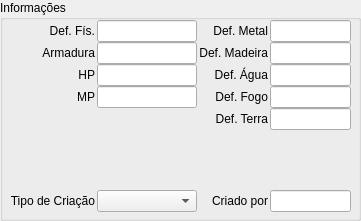
  <widget class="QGroupBox" name="groupBox_2">
   <property name="geometry">
    <rect>
     <x>10</x>
     <y>160</y>
     <width>361</width>
     <height>221</height>
    </rect>
   </property>
   <property name="title">
    <string>Informações</string>
   </property>
   <widget class="QWidget" name="gridLayoutWidget">
    <property name="geometry">
     <rect>
      <x>10</x>
      <y>20</y>
      <width>341</width>
      <height>194</height>
     </rect>
    </property>
    <layout class="QGridLayout" name="gridLayout" rowstretch="0,0,0,0,0,0,0,0,0">
     <property name="horizontalSpacing">
      <number>2</number>
     </property>
     <property name="verticalSpacing">
      <number>0</number>
     </property>
     <item row="0" column="1">
      <widget class="QLineEdit" name="txt_defense">
       <property name="maximumSize">
        <size>
         <width>100</width>
         <height>16777215</height>
        </size>
       </property>
      </widget>
     </item>
     <item row="0" column="2">
      <widget class="QLabel" name="label_17">
       <property name="text">
        <string>Def. Metal</string>
       </property>
       <property name="alignment">
        <set>Qt::AlignRight|Qt::AlignTrailing|Qt::AlignVCenter</set>
       </property>
      </widget>
     </item>
     <item row="4" column="2">
      <widget class="QLabel" name="label_21">
       <property name="text">
        <string>Def. Terra</string>
       </property>
       <property name="alignment">
        <set>Qt::AlignRight|Qt::AlignTrailing|Qt::AlignVCenter</set>
       </property>
      </widget>
     </item>
     <item row="2" column="3">
      <widget class="QLineEdit" name="txt_resistance2">
       <property name="maximumSize">
        <size>
         <width>100</width>
         <height>16777215</height>
        </size>
       </property>
      </widget>
     </item>
     <item row="3" column="1">
      <widget class="QLineEdit" name="txt_mp_enhance">
       <property name="maximumSize">
        <size>
         <width>100</width>
         <height>16777215</height>
        </size>
       </property>
      </widget>
     </item>
     <item row="3" column="2">
      <widget class="QLabel" name="label_20">
       <property name="text">
        <string>Def. Fogo</string>
       </property>
       <property name="alignment">
        <set>Qt::AlignRight|Qt::AlignTrailing|Qt::AlignVCenter</set>
       </property>
      </widget>
     </item>
     <item row="1" column="2">
      <widget class="QLabel" name="label_18">
       <property name="text">
        <string>Def. Madeira</string>
       </property>
       <property name="alignment">
        <set>Qt::AlignRight|Qt::AlignTrailing|Qt::AlignVCenter</set>
       </property>
      </widget>
     </item>
     <item row="0" column="3">
      <widget class="QLineEdit" name="txt_resistance0">
       <property name="maximumSize">
        <size>
         <width>100</width>
         <height>16777215</height>
        </size>
       </property>
      </widget>
     </item>
     <item row="8" column="1">
      <widget class="QComboBox" name="comboBox">
       <property name="minimumSize">
        <size>
         <width>100</width>
         <height>0</height>
        </size>
       </property>
       <property name="maximumSize">
        <size>
         <width>100</width>
         <height>16777215</height>
        </size>
       </property>
       <item>
        <property name="text">
         <string/>
        </property>
       </item>
       <item>
        <property name="text">
         <string>Criado</string>
        </property>
       </item>
       <item>
        <property name="text">
         <string>Dropado</string>
        </property>
       </item>
       <item>
        <property name="text">
         <string>Comprado</string>
        </property>
       </item>
       <item>
        <property name="text">
         <string>Produzido</string>
        </property>
       </item>
       <item>
        <property name="text">
         <string>Assinado</string>
        </property>
       </item>
      </widget>
     </item>
     <item row="2" column="0">
      <widget class="QLabel" name="label_11">
       <property name="text">
        <string>HP</string>
       </property>
       <property name="alignment">
        <set>Qt::AlignRight|Qt::AlignTrailing|Qt::AlignVCenter</set>
       </property>
      </widget>
     </item>
     <item row="3" column="0">
      <widget class="QLabel" name="label_12">
       <property name="text">
        <string>MP</string>
       </property>
       <property name="alignment">
        <set>Qt::AlignRight|Qt::AlignTrailing|Qt::AlignVCenter</set>
       </property>
      </widget>
     </item>
     <item row="4" column="3">
      <widget class="QLineEdit" name="txt_resistance4">
       <property name="maximumSize">
        <size>
         <width>100</width>
         <height>16777215</height>
        </size>
       </property>
      </widget>
     </item>
     <item row="8" column="2">
      <widget class="QLabel" name="label_22">
       <property name="text">
        <string>Criado por</string>
       </property>
       <property name="alignment">
        <set>Qt::AlignRight|Qt::AlignTrailing|Qt::AlignVCenter</set>
       </property>
      </widget>
     </item>
     <item row="8" column="3">
      <widget class="QLineEdit" name="txt_made_by">
       <property name="maximumSize">
        <size>
         <width>100</width>
         <height>16777215</height>
        </size>
       </property>
      </widget>
     </item>
     <item row="1" column="1">
      <widget class="QLineEdit" name="txt_armor">
       <property name="maximumSize">
        <size>
         <width>100</width>
         <height>16777215</height>
        </size>
       </property>
      </widget>
     </item>
     <item row="2" column="1">
      <widget class="QLineEdit" name="txt_hp_enhance">
       <property name="maximumSize">
        <size>
         <width>100</width>
         <height>16777215</height>
        </size>
       </property>
      </widget>
     </item>
     <item row="8" column="0">
      <widget class="QLabel" name="label_23">
       <property name="text">
        <string>Tipo de Criação</string>
       </property>
       <property name="alignment">
        <set>Qt::AlignRight|Qt::AlignTrailing|Qt::AlignVCenter</set>
       </property>
      </widget>
     </item>
     <item row="6" column="0" colspan="4">
      <spacer name="horizontalSpacer_2">
       <property name="orientation">
        <enum>Qt::Horizontal</enum>
       </property>
       <property name="sizeHint" stdset="0">
        <size>
         <width>40</width>
         <height>20</height>
        </size>
       </property>
      </spacer>
     </item>
     <item row="2" column="2">
      <widget class="QLabel" name="label_19">
       <property name="text">
        <string>Def. Água</string>
       </property>
       <property name="alignment">
        <set>Qt::AlignRight|Qt::AlignTrailing|Qt::AlignVCenter</set>
       </property>
      </widget>
     </item>
     <item row="0" column="0">
      <widget class="QLabel" name="label_9">
       <property name="text">
        <string>Def. Fís.</string>
       </property>
       <property name="alignment">
        <set>Qt::AlignRight|Qt::AlignTrailing|Qt::AlignVCenter</set>
       </property>
      </widget>
     </item>
     <item row="1" column="0">
      <widget class="QLabel" name="label_10">
       <property name="text">
        <string>Armadura</string>
       </property>
       <property name="alignment">
        <set>Qt::AlignRight|Qt::AlignTrailing|Qt::AlignVCenter</set>
       </property>
      </widget>
     </item>
     <item row="1" column="3">
      <widget class="QLineEdit" name="txt_resistance1">
       <property name="maximumSize">
        <size>
         <width>100</width>
         <height>16777215</height>
        </size>
       </property>
      </widget>
     </item>
     <item row="5" column="0" colspan="4">
      <spacer name="horizontalSpacer">
       <property name="orientation">
        <enum>Qt::Horizontal</enum>
       </property>
       <property name="sizeHint" stdset="0">
        <size>
         <width>40</width>
         <height>20</height>
        </size>
       </property>
      </spacer>
     </item>
     <item row="3" column="3">
      <widget class="QLineEdit" name="txt_resistance3">
       <property name="maximumSize">
        <size>
         <width>100</width>
         <height>16777215</height>
        </size>
       </property>
      </widget>
     </item>
     <item row="7" column="0" colspan="4">
      <spacer name="horizontalSpacer_3">
       <property name="orientation">
        <enum>Qt::Horizontal</enum>
       </property>
       <property name="sizeHint" stdset="0">
        <size>
         <width>40</width>
         <height>20</height>
        </size>
       </property>
      </spacer>
     </item>
    </layout>
   </widget>
  </widget>
